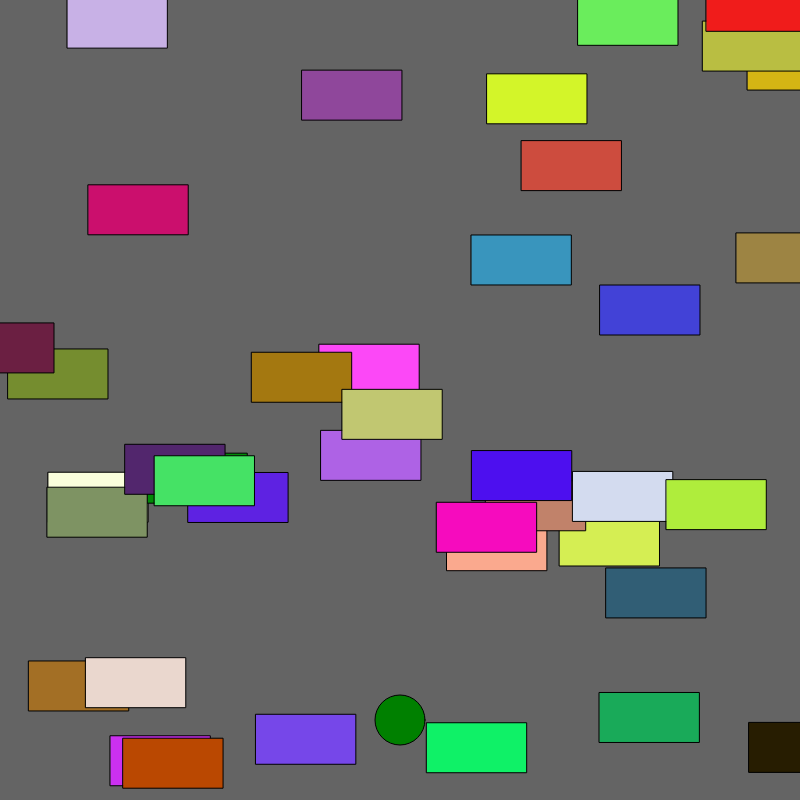
Frame 1 (no input)
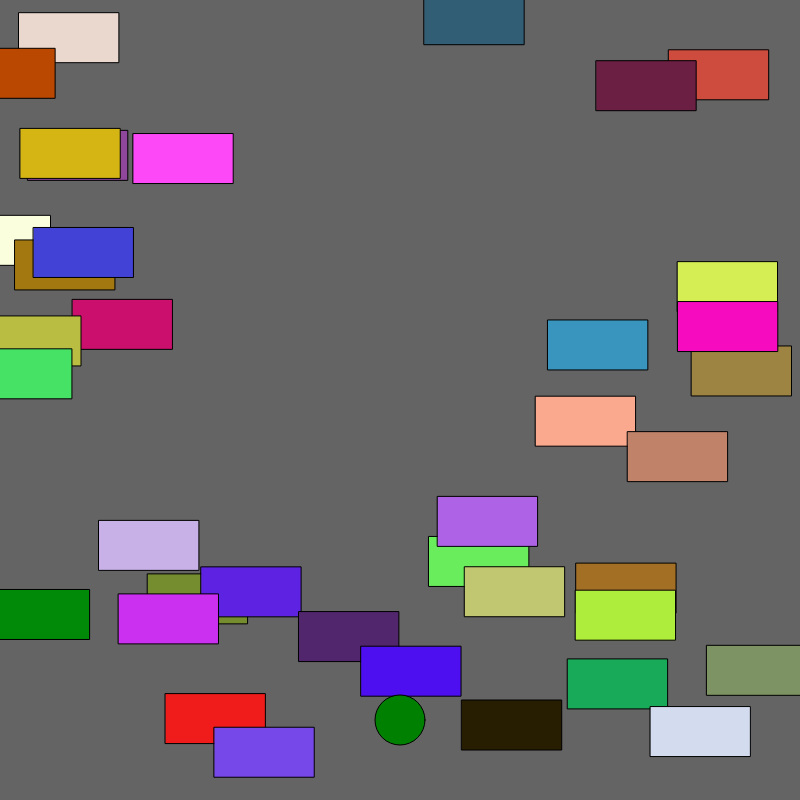
Frame 60 (no input)
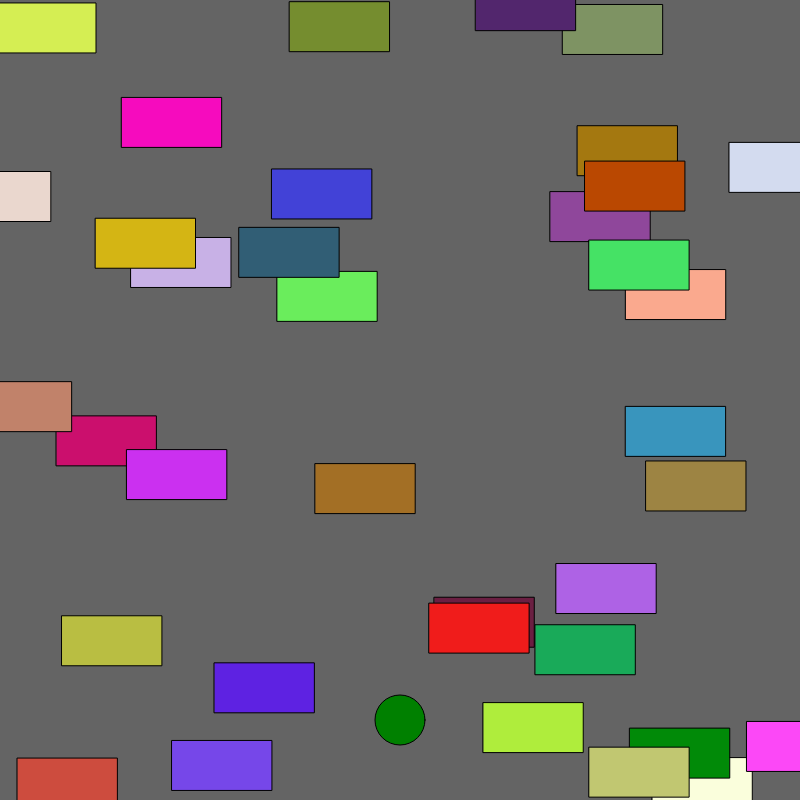
Frame 120 (the mouse pressed at the canvas centre since frame 60)

The p5.js sketch that drew these frames (run headless with seeded random() and noise() and a simulated clock; from frame 60 on, the mouse is pressed at the canvas centre):

// p5.js sketch
// ── sketch.js
var cars = [];
var frogPos;

function setup() {
  // put setup code here
  createCanvas(800,800);
  rectMode(CENTER);
  for (var i = 0; i < 40; i++){
    cars.push(new Car());
  }

  frogPos = createVector(width/2, height-80);

}

function draw() {
  // put drawing code here
  background(100);
  for (var i = 0; i < cars.length; i++){
  cars[i].display();
  cars[i].drive();

  //collision detection
  if(cars[i].pos.dist(frogPos) < 20){
    cars.splice(i, 1);
  }
}
//frog
  fill('green');
  ellipse(frogPos.x, frogPos.y, 50, 50);
  checkForKeys(); //this moves the frog
}
//our car class
function Car(){
  this.pos = createVector(random(width), random(height));
  this.vel = createVector(random(-5, 5), random(-5, 5));
  this.r = random(255);
  this.g = random(255);
  this.b = random(255);

  this.display = function(){
    fill(this.r, this.g, this.b);
    rect(this.pos.x, this.pos.y, 100, 50);
  }

  this.drive = function(){
    this.pos.add(this.vel);
    if(this.pos.x > width) this.pos.x = 0;
    if(this.pos.x < 0) this.pos.x = width;
    if(this.pos.y > height) this.pos.y = 0;
    if(this.pos.y < 0) this.pos.y = height;
  }

}

function checkForKeys(){
  if (keyIsDown(LEFT_ARROW)) frogPos.x = frogPos.x - 5;
  if (keyIsDown(RIGHT_ARROW)) frogPos.x = frogPos.x + 5;
  if (keyIsDown(UP_ARROW)) frogPos.y = frogPos.y - 5;
  if (keyIsDown(DOWN_ARROW)) frogPos.y = frogPos.y + 5;

}
